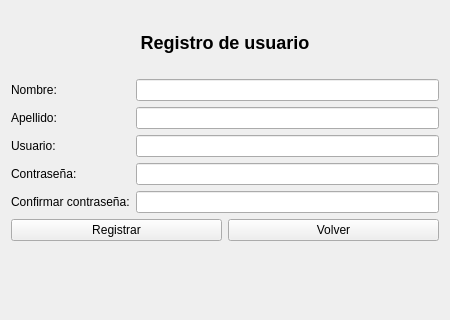
<?xml version="1.0" encoding="UTF-8"?>
<ui version="4.0">
 <class>RegisterWidget</class>
 <widget class="QWidget" name="RegisterWidget">
  <property name="geometry">
   <rect>
    <x>0</x>
    <y>0</y>
    <width>450</width>
    <height>320</height>
   </rect>
  </property>
  <layout class="QVBoxLayout" name="verticalLayout">
   <item>
    <widget class="QLabel" name="titleLabel">
     <property name="text">
      <string>Registro de usuario</string>
     </property>
     <property name="alignment">
      <set>Qt::AlignCenter</set>
     </property>
     <property name="styleSheet">
      <string>font-size: 18px; font-weight: bold;</string>
     </property>
    </widget>
   </item>
   <item>
    <layout class="QFormLayout" name="formLayout">
     <item row="0" column="0">
      <widget class="QLabel" name="firstNameLabel">
       <property name="text">
        <string>Nombre:</string>
       </property>
      </widget>
     </item>
     <item row="0" column="1">
      <widget class="QLineEdit" name="firstNameEdit"/>
     </item>
     <item row="1" column="0">
      <widget class="QLabel" name="lastNameLabel">
       <property name="text">
        <string>Apellido:</string>
       </property>
      </widget>
     </item>
     <item row="1" column="1">
      <widget class="QLineEdit" name="lastNameEdit"/>
     </item>
     <item row="2" column="0">
      <widget class="QLabel" name="usernameLabel">
       <property name="text">
        <string>Usuario:</string>
       </property>
      </widget>
     </item>
     <item row="2" column="1">
      <widget class="QLineEdit" name="usernameEdit"/>
     </item>
     <item row="3" column="0">
      <widget class="QLabel" name="passwordLabel">
       <property name="text">
        <string>Contraseña:</string>
       </property>
      </widget>
     </item>
     <item row="3" column="1">
      <widget class="QLineEdit" name="passwordEdit"/>
     </item>
     <item row="4" column="0">
      <widget class="QLabel" name="confirmPasswordLabel">
       <property name="text">
        <string>Confirmar contraseña:</string>
       </property>
      </widget>
     </item>
     <item row="4" column="1">
      <widget class="QLineEdit" name="confirmPasswordEdit"/>
     </item>
    </layout>
   </item>
   <item>
    <layout class="QHBoxLayout" name="buttonLayout">
     <item>
      <widget class="QPushButton" name="registerButton">
       <property name="text">
        <string>Registrar</string>
       </property>
      </widget>
     </item>
     <item>
      <widget class="QPushButton" name="backButton">
       <property name="text">
        <string>Volver</string>
       </property>
      </widget>
     </item>
    </layout>
   </item>
   <item>
    <widget class="QLabel" name="statusLabel">
     <property name="text">
      <string></string>
     </property>
     <property name="wordWrap">
      <bool>true</bool>
     </property>
     <property name="styleSheet">
      <string>color: red;</string>
     </property>
    </widget>
   </item>
  </layout>
 </widget>
 <resources/>
 <connections/>
</ui>
